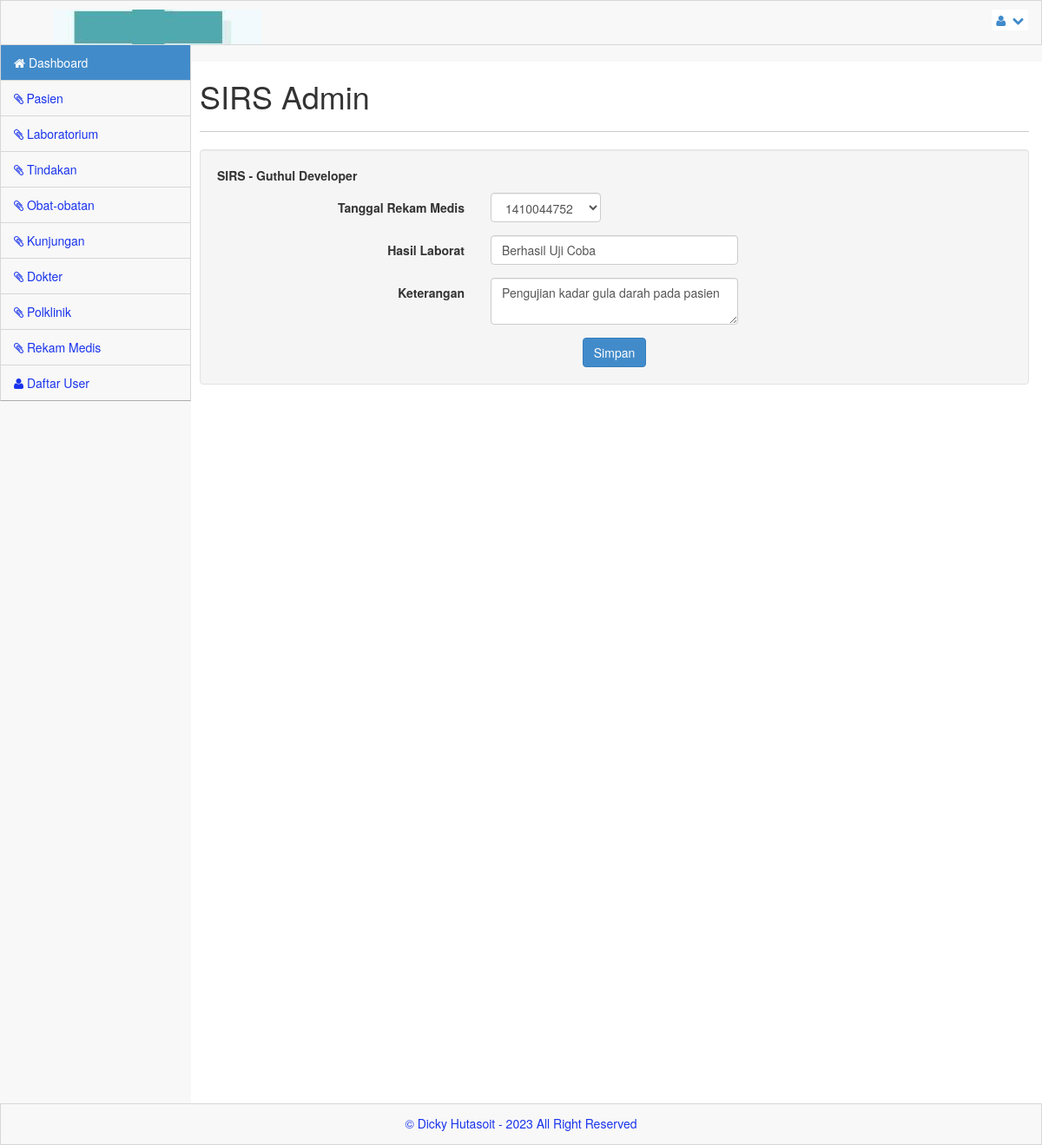
The page /admin/index.php?menu=laborat_edit&aksi=edit&nmr=7 (signed in) on the database its author committed.
### tables this page shows
CREATE TABLE `laboratorium` (
  `kd_lab` int(11) NOT NULL AUTO_INCREMENT,
  `no_rm` int(11) NOT NULL,
  `hasil_lab` varchar(300) NOT NULL,
  `ket` text NOT NULL,
  PRIMARY KEY (`kd_lab`)
);

### admin/laborat_edit.php (the view, shortened to what this page needs)
<?php
if(isset($_GET["aksi"]) && isset($_GET["nmr"])) {
    include_once("../library/koneksi.php");
    $nmr = mysqli_real_escape_string($server, $_GET["nmr"]);
    $edit = mysqli_query($server, "SELECT * FROM laboratorium WHERE kd_lab='$nmr'");
    $editDb = mysqli_fetch_assoc($edit);
}
?>
<div class="span9">
    <div class="well" style="fixed:center;">
        <b>SIRS - Guthul Developer</b>
        <p style="margin-top:10px;">
            <form action="" method="post" class="form-horizontal">
                <div class="form-group">
                    <label class="control-label col-lg-4">Tanggal Rekam Medis</label>
                    <?php
                        include_once("../library/koneksi.php");
                        $rm = "SELECT * FROM rekam_medis";
                        $rmDb = mysqli_query($server, $rm) or die(mysqli_error($server));
                        $rmR = mysqli_fetch_assoc($rmDb);
                    ?>
                    <div class="col-lg-2">
                        <select name="tgl" class="form-control">
                            <?php
                            do {
                            ?>
                                <option value="<?php echo $rmR['no_rm'];?>"><?php echo $rmR['tgl_pemeriksaan'];?></option>
                            <?php
                            } while($rmR=mysqli_fetch_assoc($rmDb));
                            ?>
                        </select>
                    </div>
                </div>
                <div class="form-group">
                    <label class="control-label col-lg-4">Hasil Laborat</label>
                    <div class="col-lg-4">
                        <input type="text" value="<?php echo $editDb["hasil_lab"];?>" required name="hasil" class="form-control" />
                    </div>
                </div>
                <div class="form-group">
                    <label class="control-label col-lg-4">Keterangan</label>
                    <div class="col-lg-4">
                        <textarea type="text" required name="ket" class="form-control"><?php echo $editDb["ket"];?></textarea>
                    </div>
                </div>
                <div class="form-actions no-margin-bottom" style="text-align:center;">
                    <input type="submit" name="lab" value="Simpan" class="btn btn-primary" />
                </div>
            </form>
        </div>
    </div>
</div>

### css/main.css (style rules this page uses)
@media (min-width: 768px) { html, body { height: 100%; } }
body.padTop53 { padding-top: 75px; overflow: visible; }
@media (min-width: 802px) { body.padTop53 { padding-top: 51px; } }

### css/MoneAdmin.css (style rules this page uses)
body { background-color: #f8f8f8; }

### rows shown on the page
laboratorium: hasil "Berhasil Uji Coba", ket "Pengujian kadar gula darah pada pasien"

### other values the page prints
form field tgl "1410044752"
